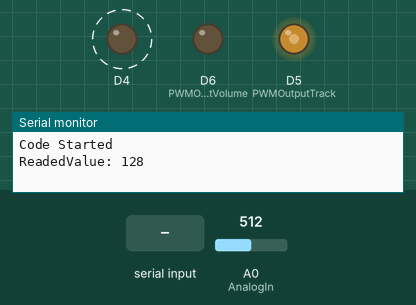
Recording of a program running on a simulated ESP8266 (NodeMCU). Shown: output pins drawn as LEDs (lit = HIGH), the last lines printed to the serial monitor. Dashed ring = blinking. The test bench sets the inputs (shaded band); at power-on: A0 (AnalogIn) = 512.

Above: at 1.2 s.
1.3 s: "w" received over Serial
At 1.9 s:
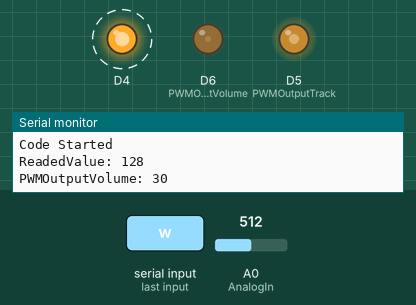
4.3 s: A0 (AnalogIn) set to 716
At 4.8 s:
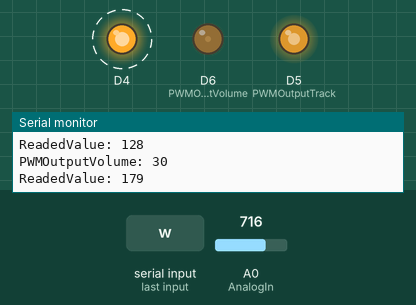
7.3 s: "q" received over Serial
At 7.9 s:
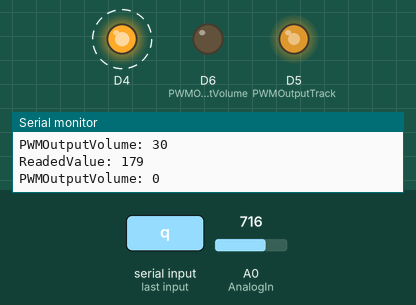
10.3 s: A0 (AnalogIn) set to 900
At 10.75 s:
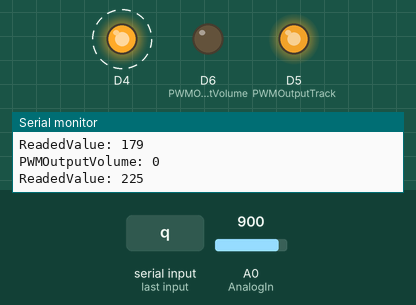
13.3 s: "e" received over Serial
At 13.9 s:
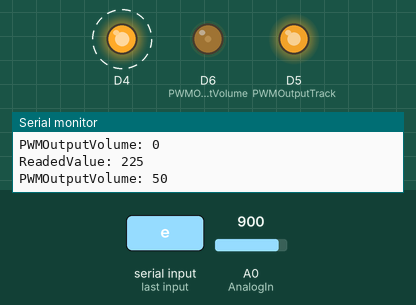
16.3 s: "r" received over Serial
At 16.9 s:
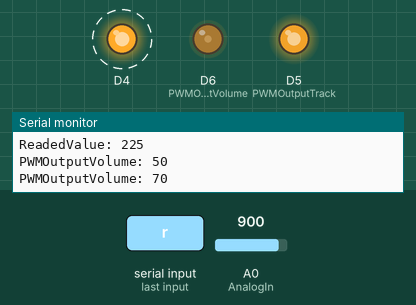
Timing chart, 0 to 20.3 s (numbered marks = the images above; inputs shaded):
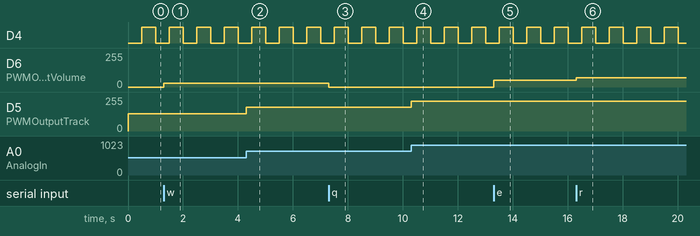

Measured:
- after the input at 1.3 s, D6 (PWMOutputVolume): 0/255 → 30/255 at once
- after the input at 4.3 s, D5 (PWMOutputTrack): 128/255 → 179/255 at once
- after the input at 7.3 s, D6 (PWMOutputVolume): 30/255 → 0/255 at once
- after the input at 10.3 s, D5 (PWMOutputTrack): 179/255 → 225/255 at once
- after the input at 13.3 s, D6 (PWMOutputVolume): 0/255 → 50/255 at once
- after the input at 16.3 s, D6 (PWMOutputVolume): 50/255 → 70/255 at once
- by itself, D4: alternates HIGH for 0.50 s and LOW for 0.50 s

The program:

main.cpp
```cpp
////pio device monitor -p COM4 -b 9600
////7E  FF  06  3F  00  00  01  EE  AA  EF
//#include <Arduino.h>
//
//#include "SoftwareSerial.h"
//# define Start_Byte 0x7E
//# define Version_Byte 0xFF
//# define Command_Length 0x06
//# define End_Byte 0xEF
//# define Acknowledge 0x01 //Returns info with command 0x41 [0x01: info, 0x00: no info]
//
//
//#define PWMInputTrack A0
//#define PWMInputVolume 4
//unsigned long previousMillis_LedTimer = 0;
//
//int prev_PWMInputTrack = 1;
//int prev_PWMInputVolume = 1;
//int switchs = 0;
//int Current_PWMInputTrack = 0;
//int Current_PWMInputVolume = 0;
//
//
//SoftwareSerial mySerial(14, 16);    // RX pin = 10, TX pin = 11    //13/15
//void execute_CMD(byte CMD, byte Par1, byte Par2);
//
//void setup () {
//  Serial.begin(9600);
//  //Serial1.begin(9600);
//  mySerial.begin(9600);
//  pinMode(LED_BUILTIN, OUTPUT);     // Initialize the LED_BUILTIN pin as an output
//  pinMode(PWMInputTrack, INPUT);
//  pinMode(PWMInputVolume, INPUT);
//  Serial.printf("\nSend request for initialization parameters\n");
//  execute_CMD(0x3F, 0, 0); // Send request for initialization parameters
//
//  Serial.printf("Wait until initialization parameters are received (10 bytes)...\n");
//  //while (mySerial.available()>0) // Wait until initialization parameters are received (10 bytes)
//  //delay(30); // Pretty long delays between succesive commands needed (not always the same)
//  //delay(500);
//  // Initialize sound to very low volume. Adept according used speaker and wanted volume
//  Serial.printf("Set the volume (0x00~0x30)\n");
//  execute_CMD(0x06, 0, 15); // Set the volume (0x00~0x30)
//  //for (byte k=0; k<100; k++){
//  //  //execute_CMD(0x06, 0, 5); // Set the volume (0x00~0x30)
//  //  Serial1.printf("Serial1: %d\n",k);
//  //  mySerial.printf("mySerial: %d\n",k);
//  //  Serial.printf("Serial0: %d\n",k);
//  //  delay(100);
//  //}
//
//}
//
//
//
//
//void loop () {
//  if (millis() - previousMillis_LedTimer >= 500) { //led blink, just see there is no running issue
//        previousMillis_LedTimer = millis();
//        if(switchs == 0){
//          switchs = 1;
//          analogWrite(LED_BUILTIN,0);
//          //Serial.printf("analogWrite_LED_BUILTIN: 0\n");
//        }else if (switchs == 1){
//          switchs = 2;
//          analogWrite(LED_BUILTIN,100);
//          //Serial.printf("analogWrite_LED_BUILTIN: 100\n");
//        }else{
//          switchs = 0;
//          analogWrite(LED_BUILTIN,255);
//          //Serial.printf("analogWrite_LED_BUILTIN: 255\n");
//        }
//
//        //digitalWrite(LED_BUILTIN, !digitalRead(LED_BUILTIN));
//  }
//
//
//    Current_PWMInputTrack = analogRead(PWMInputTrack);
//  if (Current_PWMInputTrack != prev_PWMInputTrack){
//    prev_PWMInputTrack = Current_PWMInputTrack;
//    Serial.printf("PWMInputTrack: %d\n", Current_PWMInputTrack);
//  }
//
//
//
//  Current_PWMInputVolume = analogRead(PWMInputVolume);
//  if (Current_PWMInputVolume != prev_PWMInputVolume){
//    prev_PWMInputVolume = Current_PWMInputVolume;
//    Serial.printf("PWMInputVolume: %d\n", Current_PWMInputVolume);
//  }
//
//  //Serial.printf("PWMInputVolume: %d\n", Current_PWMInputVolume);
//  //Serial.printf("PWMInputTrack: %d\n", Current_PWMInputTrack);
//  //delay(100);
//  //digitalWrite(LED_BUILTIN, LOW);   // Turn the LED on by making the voltage LOW
//  //Serial.printf("Alma\n");
//  //mySerial.printf("Alma\n");
//  //delay(500);
//  //digitalWrite(LED_BUILTIN, HIGH);  // Turn the LED off by making the voltage HIGH
//  //delay(500);
//  if (Serial.available())
//  {
//    //-------
//    // Input Serial monitor: Command and the two parameters in decimal numbers (NOT HEX)
//    // E.g. 3,0,1 (or 3 0 1 or 3;0;1) will play first track on the TF-card
//    byte Command = Serial.parseInt();
//    byte Parameter1 = Serial.parseInt();
//    byte Parameter2 = Serial.parseInt();
//    // Write the input at the screen
//    Serial.print("Command : 0x");if (Command < 16) Serial.print("0"); Serial.print(Command, HEX);
//    Serial.print("("); Serial.print(Command, DEC);
//    Serial.print("); Parameter: 0x");if (Parameter1 < 16) Serial.print("0");Serial.print(Parameter1, HEX);
//    Serial.print("("); Serial.print(Parameter1, DEC);
//    Serial.print("), 0x");if (Parameter2 < 16) Serial.print("0");Serial.print(Parameter2, HEX);
//    Serial.print("("); Serial.print(Parameter2, DEC);Serial.println(")");
//    // Excecute the entered command and parameters
//    execute_CMD(Command, Parameter1, Parameter2);
//    //-------
//    //byte StartBit = Serial.parseInt();
//    //byte Ver = Serial.parseInt();
//    //byte Len = Serial.parseInt();
//    //byte CMD2 = Serial.parseInt();
//    //byte Feedback = Serial.parseInt();
//    //byte Param1 = Serial.parseInt();
//    //byte Param2 = Serial.parseInt();
//    //byte Check1 = Serial.parseInt();
//    //byte Check2 = Serial.parseInt();
//    //byte EndBit = Serial.parseInt();
//    //byte Command_line[10] = { StartBit, Ver, Len, CMD2, Feedback,
//    //  Param1, Param2, Check1, Check2, EndBit};
//    ////Send the command line to the module
//    //for (byte k=0; k<10; k++)
//    //{
//    //  mySerial.write( Command_line[k]);
//    //}
//  }
//
//    if (mySerial.available()>=10)
//  {
//    // There is at least 1 returned message (10 bytes each)
//
//    // Read the returned code
//    byte Returned[10];
//    for (byte k=0; k<10; k++)
//      Returned[k] = mySerial.read();
//    // Wtite the returned code at the screen
//    Serial.print("Returned: 0x"); if (Returned[3] < 16) Serial.print("0"); Serial.print(Returned[3],HEX);
//    Serial.print("("); Serial.print(Returned[3], DEC);
//    Serial.print("); Parameter: 0x"); if (Returned[5] < 16) Serial.print("0"); Serial.print(Returned[5],HEX);
//    Serial.print("("); Serial.print(Returned[5], DEC);
//    Serial.print("), 0x"); if (Returned[6] < 16) Serial.print("0"); Serial.print(Returned[6],HEX);
//    Serial.print("("); Serial.print(Returned[6], DEC); Serial.println(")");
//  }
//
//}
//
//void execute_CMD(byte CMD, byte Par1, byte Par2)
//  // Excecute the command and parameters
//{
//  // Calculate the checksum (2 bytes)
//  word checksum = -(Version_Byte + Command_Length + CMD + Acknowledge + Par1 + Par2);
//  // Build the command line
//  byte Command_line[10] = { Start_Byte, Version_Byte, Command_Length, CMD, Acknowledge,
//      Par1, Par2, highByte(checksum), lowByte(checksum), End_Byte};
//  //Send the command line to the module
//  for (byte k=0; k<10; k++)
//  {
//    mySerial.write( Command_line[k]);
//  }
//}
```

DFPlayerLib.cpp
```cpp
// (licence header left out)
//
```

Rpi_Simulator.cpp
```cpp
#include <Arduino.h>

#define PWMOutputTrack D5
#define PWMOutputVolume D6
#define AnalogIn A0
void setup() {
  Serial.begin(9600);
  Serial.printf("\nCode Started\n");
  // put your setup code here, to run once:
  pinMode(LED_BUILTIN, OUTPUT);     // Initialize the LED_BUILTIN pin as an output
  pinMode(PWMOutputTrack, OUTPUT);     // Initialize the LED_BUILTIN pin as an output
  pinMode(PWMOutputVolume, OUTPUT);     // Initialize the LED_BUILTIN pin as an output
  pinMode(AnalogIn, INPUT);     // Initialize the LED_BUILTIN pin as an output

}

unsigned long previousMillis_LedTimer = 0;
unsigned long previousMillis_AnalogChanger = 0;
int counter = 0;
int prev_ReadedValue = 0;

void loop() {
 if (millis() - previousMillis_LedTimer >= 500) { //led blink, just see there is no running issue
        previousMillis_LedTimer = millis();
        digitalWrite(LED_BUILTIN, !digitalRead(LED_BUILTIN));
  }


int ReadedValue = analogRead(AnalogIn)/4;
if(abs(ReadedValue-prev_ReadedValue) >2 ){
  prev_ReadedValue = ReadedValue;
  Serial.printf("ReadedValue: %d\n",ReadedValue);
  analogWrite(PWMOutputTrack,ReadedValue);
}


if (Serial.available() > 0)
{
  char input = Serial.read();
  //if (input >= 48 && input <= 57) //[0,9]
  //{
  //  analogWrite(PWMOutputTrack,16*(input-48));
  //  Serial.printf("PWMOutputTrack: %d\n",16*(input-48));
  //}
  if (input == 'q'){analogWrite(PWMOutputVolume,0);Serial.printf("PWMOutputVolume: 0\n");}
  if (input == 'w'){analogWrite(PWMOutputVolume,30);Serial.printf("PWMOutputVolume: 30\n");}
  if (input == 'e'){analogWrite(PWMOutputVolume,50);Serial.printf("PWMOutputVolume: 50\n");}
  if (input == 'r'){analogWrite(PWMOutputVolume,70);Serial.printf("PWMOutputVolume: 70\n");}
  if (input == 't'){analogWrite(PWMOutputVolume,90);Serial.printf("PWMOutputVolume: 90\n");}
  if (input == 'z'){analogWrite(PWMOutputVolume,110);Serial.printf("PWMOutputVolume: 110\n");}
  if (input == 'u'){analogWrite(PWMOutputVolume,130);Serial.printf("PWMOutputVolume: 130\n");}
  if (input == 'i'){analogWrite(PWMOutputVolume,150);Serial.printf("PWMOutputVolume: 150\n");}
  if (input == 'o'){analogWrite(PWMOutputVolume,170);Serial.printf("PWMOutputVolume: 170\n");}
  if (input == 'p'){analogWrite(PWMOutputVolume,190);Serial.printf("PWMOutputVolume: 190\n");}
  if (input == 'l'){analogWrite(PWMOutputVolume,220);Serial.printf("PWMOutputVolume: 220\n");}


  if (input == 'a'){analogWrite(PWMOutputTrack,0);Serial.printf("PWMOutputTrack: 0\n");}
  if (input == 's'){analogWrite(PWMOutputTrack,75);Serial.printf("PWMOutputTrack: 75\n");}
  if (input == 'd'){analogWrite(PWMOutputTrack,125);Serial.printf("PWMOutputTrack: 125\n");}
  if (input == 'f'){analogWrite(PWMOutputTrack,175);Serial.printf("PWMOutputTrack: 175\n");}
  if (input == 'g'){analogWrite(PWMOutputTrack,225);Serial.printf("PWMOutputTrack: 225\n");}

  if (millis() - previousMillis_AnalogChanger >= 5000) { //led blink, just see there is no running issue
        previousMillis_AnalogChanger = millis();

        //if(counter == 0){
        //  counter = 1;
        //  analogWrite(PWMOutputTrack,0);
        //  analogWrite(PWMOutputVolume,0);
        //  Serial.printf("PWMOutputTrack-0\n");
        //}else if (counter == 1){
        //  counter = 2;
        //  analogWrite(PWMOutputTrack,50);
        //  analogWrite(PWMOutputVolume,50);
        //  Serial.printf("PWMOutputTrack-50\n");
        //}else if (counter == 2){
        //  counter = 3;
        //  analogWrite(PWMOutputTrack,100);
        //  analogWrite(PWMOutputVolume,100);
        //  Serial.printf("PWMOutputTrack-100\n");
        //}else if (counter == 3){
        //  counter = 4;
        //  analogWrite(PWMOutputTrack,150);
        //  analogWrite(PWMOutputVolume,150);
        //  Serial.printf("PWMOutputTrack-150\n");
        //}else if (counter == 4){
        //  counter = 5;
        //  analogWrite(PWMOutputTrack,200);
        //  analogWrite(PWMOutputVolume,200);
        //  Serial.printf("PWMOutputTrack-200\n");
        //}else{
        //  counter = 0;
        //  analogWrite(PWMOutputTrack,255);
        //  analogWrite(PWMOutputVolume,255);
        //  Serial.printf("PWMOutputTrack-255\n");
        //}

    }


}
}
```
